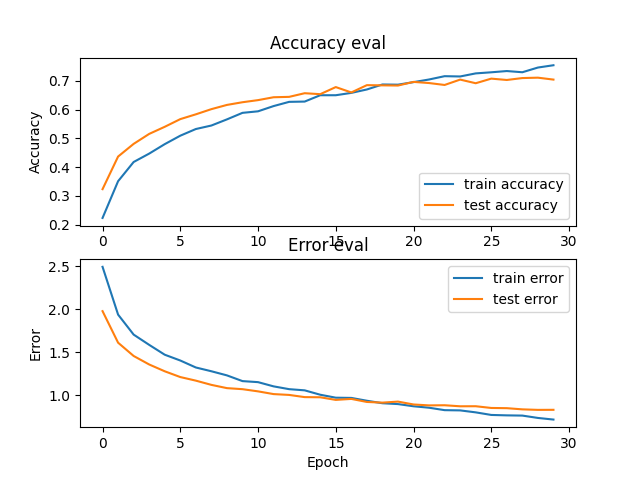

Recreate this plot in Python.
import json
import numpy as np
from sklearn.model_selection import train_test_split
import tensorflow.keras as keras
import matplotlib.pyplot as plt

DATA_PATH = "../data_10.json"


def load_data(data_path):
    """Loads training dataset from json file.
        :param data_path (str): Path to json file containing data
        :return X (ndarray): Inputs
        :return y (ndarray): Targets
    """

    with open(data_path, "r") as fp:
        data = json.load(fp)

    X = np.array(data["mfcc"])
    y = np.array(data["labels"])
    return X, y


def plot_history(history):
    """Plots accuracy/loss for training/validation set as a function of the epochs
        :param history: Training history of model
        :return:
    """

    fig, axs = plt.subplots(2)

    # create accuracy sublpot
    axs[0].plot(history.history["accuracy"], label="train accuracy")
    axs[0].plot(history.history["val_accuracy"], label="test accuracy")
    axs[0].set_ylabel("Accuracy")
    axs[0].legend(loc="lower right")
    axs[0].set_title("Accuracy eval")

    # create error sublpot
    axs[1].plot(history.history["loss"], label="train error")
    axs[1].plot(history.history["val_loss"], label="test error")
    axs[1].set_ylabel("Error")
    axs[1].set_xlabel("Epoch")
    axs[1].legend(loc="upper right")
    axs[1].set_title("Error eval")

    plt.show()


def prepare_datasets(test_size, validation_size):
    """Loads data and splits it into train, validation and test sets.
    :param test_size (float): Value in [0, 1] indicating percentage of data set to allocate to test split
    :param validation_size (float): Value in [0, 1] indicating percentage of train set to allocate to validation split
    :return X_train (ndarray): Input training set
    :return X_validation (ndarray): Input validation set
    :return X_test (ndarray): Input test set
    :return y_train (ndarray): Target training set
    :return y_validation (ndarray): Target validation set
    :return y_test (ndarray): Target test set
    """

    # load data
    X, y = load_data(DATA_PATH)

    # create train, validation and test split
    X_train, X_test, y_train, y_test = train_test_split(X, y, test_size=test_size)
    X_train, X_validation, y_train, y_validation = train_test_split(X_train, y_train, test_size=validation_size)

    # add an axis to input sets
    X_train = X_train[..., np.newaxis]
    X_validation = X_validation[..., np.newaxis]
    X_test = X_test[..., np.newaxis]

    return X_train, X_validation, X_test, y_train, y_validation, y_test


def build_model(input_shape):
    """Generates CNN model
    :param input_shape (tuple): Shape of input set
    :return model: CNN model
    """

    # build network topology
    model = keras.Sequential()

    # 1st conv layer
    model.add(keras.layers.Conv2D(32, (3, 3), activation='relu', input_shape=input_shape))
    model.add(keras.layers.MaxPooling2D((3, 3), strides=(2, 2), padding='same'))
    model.add(keras.layers.BatchNormalization())

    # 2nd conv layer
    model.add(keras.layers.Conv2D(32, (3, 3), activation='relu'))
    model.add(keras.layers.MaxPooling2D((3, 3), strides=(2, 2), padding='same'))
    model.add(keras.layers.BatchNormalization())

    # 3rd conv layer
    model.add(keras.layers.Conv2D(32, (2, 2), activation='relu'))
    model.add(keras.layers.MaxPooling2D((2, 2), strides=(2, 2), padding='same'))
    model.add(keras.layers.BatchNormalization())

    # flatten output and feed it into dense layer
    model.add(keras.layers.Flatten())
    model.add(keras.layers.Dense(64, activation='relu'))
    model.add(keras.layers.Dropout(0.3))

    # output layer
    model.add(keras.layers.Dense(10, activation='softmax'))

    return model


def predict(model, X, y):
    """Predict a single sample using the trained model
    :param model: Trained classifier
    :param X: Input data
    :param y (int): Target
    """

    # add a dimension to input data for sample - model.predict() expects a 4d array in this case
    X = X[np.newaxis, ...] # array shape (1, 130, 13, 1)

    # perform prediction
    prediction = model.predict(X)

    # get index with max value
    predicted_index = np.argmax(prediction, axis=1)

    print("Target: {}, Predicted label: {}".format(y, predicted_index))


if __name__ == "__main__":

    # get train, validation, test splits
    X_train, X_validation, X_test, y_train, y_validation, y_test = prepare_datasets(0.25, 0.2)

    # create network
    input_shape = (X_train.shape[1], X_train.shape[2], 1)
    model = build_model(input_shape)

    # compile model
    optimiser = keras.optimizers.Adam(learning_rate=0.0001)
    model.compile(optimizer=optimiser,
                  loss='sparse_categorical_crossentropy',
                  metrics=['accuracy'])

    model.summary()

    # train model
    history = model.fit(X_train, y_train, validation_data=(X_validation, y_validation), batch_size=32, epochs=30)

    # plot accuracy/error for training and validation
    plot_history(history)

    # evaluate model on test set
    test_loss, test_acc = model.evaluate(X_test, y_test, verbose=2)
    print('\nTest accuracy:', test_acc)

    # pick a sample to predict from the test set
    X_to_predict = X_test[100]
    y_to_predict = y_test[100]

    # predict sample
    predict(model, X_to_predict, y_to_predict)
